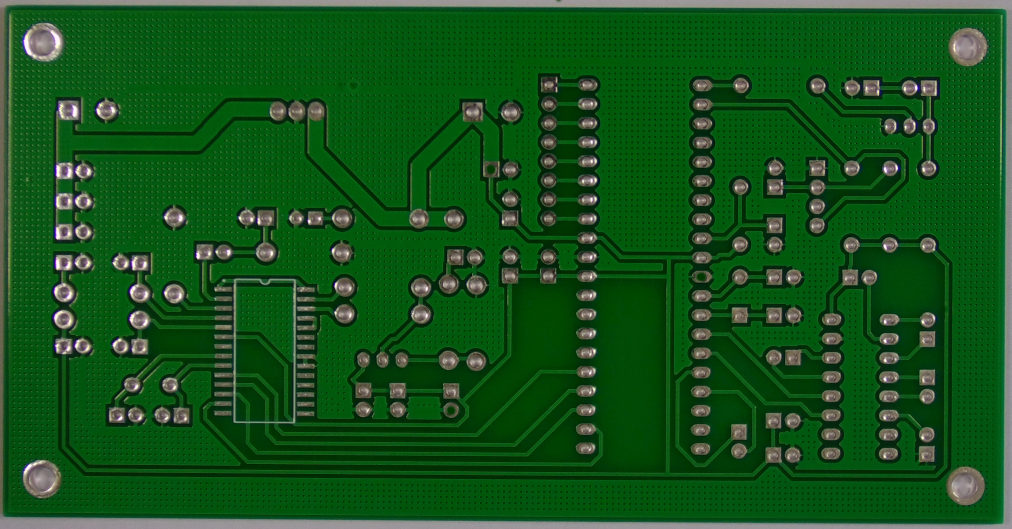
#> input picture real_images/pcb/images/01_missing_hole_06.jpg, 3034 x 1586 px (shown at 1/3 size)
$ python -i defect_detection.py   (imports and definitions only)
#> lines starting #> are read from the running program, lines starting #| are printed output that depends on the picture; after the words box and inside, x2 and y2 are one past the last pixel; in counts of white or black regions, pixels touching at a corner belong together
#> further down, picture is the input picture: shape (1586, 3034, 3); mean B, G, R 27.3, 83.6, 20.8
import cv2
import numpy as np
from scipy import ndimage
from skimage import measure, feature
from skimage.filters import threshold_otsu, threshold_local

class DefectDetector:
    def __init__(self):
        pass

    # [222 lines left out: functions detect_scratches, detect_dents, detect_bumps, detect_stains, not called in this run]

    def detect_color_defects(self, image, reference_image=None, **kwargs):
        """
        检测颜色缺陷（色差、褪色等）

        Args:
            image: 输入图像
            reference_image: 参考图像
            **kwargs: 检测参数

        Returns:
            颜色缺陷检测结果
        """
        if len(image.shape) == 3:
            gray = cv2.cvtColor(image, cv2.COLOR_BGR2GRAY)
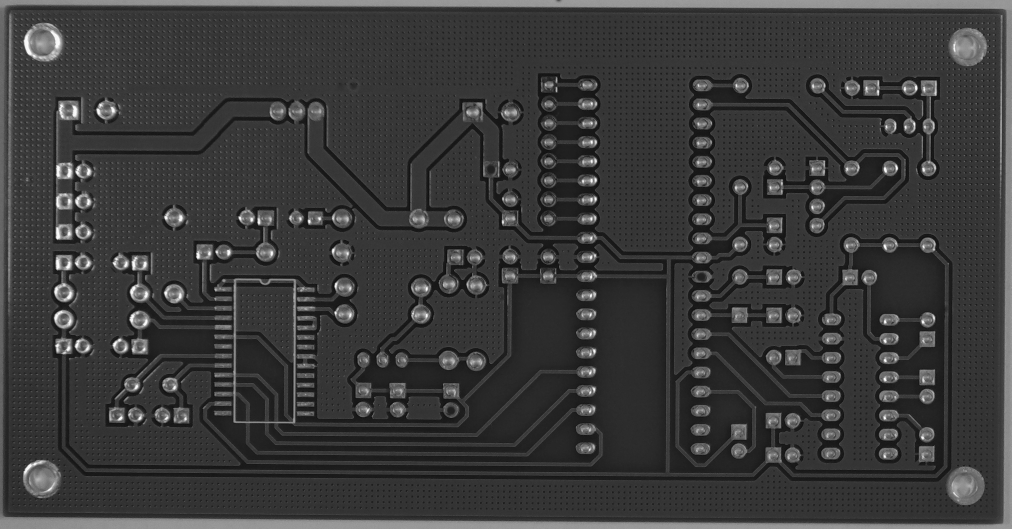
#> gray: shape (1586, 3034) (shown at 1/3 size); min 5, max 255, mean 58.4
        else:
            gray = image

        if reference_image is not None:
            if len(reference_image.shape) == 3:
                ref_gray = cv2.cvtColor(reference_image, cv2.COLOR_BGR2GRAY)
            else:
                ref_gray = reference_image

            # 计算差异
            diff = cv2.absdiff(gray, ref_gray)
        else:
            # 使用局部标准差检测颜色变化
            kernel_size = kwargs.get('kernel_size', 15)
            mean = cv2.GaussianBlur(gray, (kernel_size, kernel_size), 0)
            diff = cv2.absdiff(gray, mean)
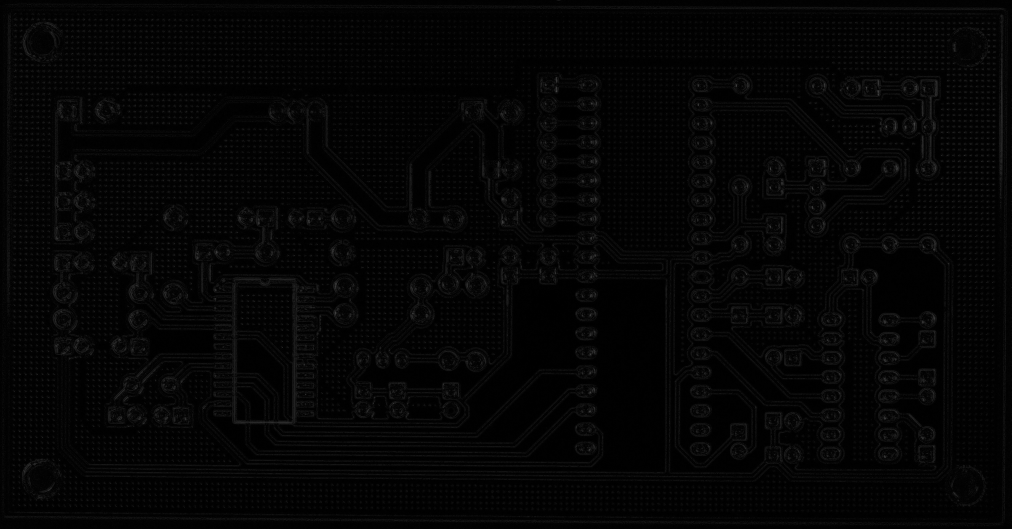
#> diff: shape (1586, 3034) (shown at 1/3 size); min 0, max 86, mean 4.8

        # 阈值处理
        threshold = kwargs.get('threshold', 30)
        _, binary = cv2.threshold(diff, threshold, 255, cv2.THRESH_BINARY)
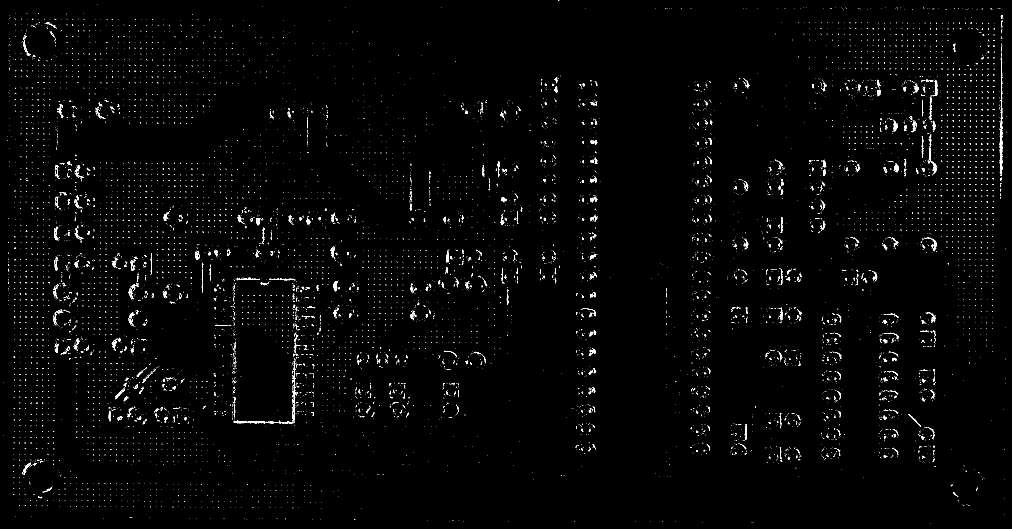
#> binary: shape (1586, 3034) (shown at 1/3 size); 1.1% white in thin lines or dots

        # 形态学操作
        kernel = cv2.getStructuringElement(cv2.MORPH_ELLIPSE, (5, 5))
        binary = cv2.morphologyEx(binary, cv2.MORPH_OPEN, kernel)
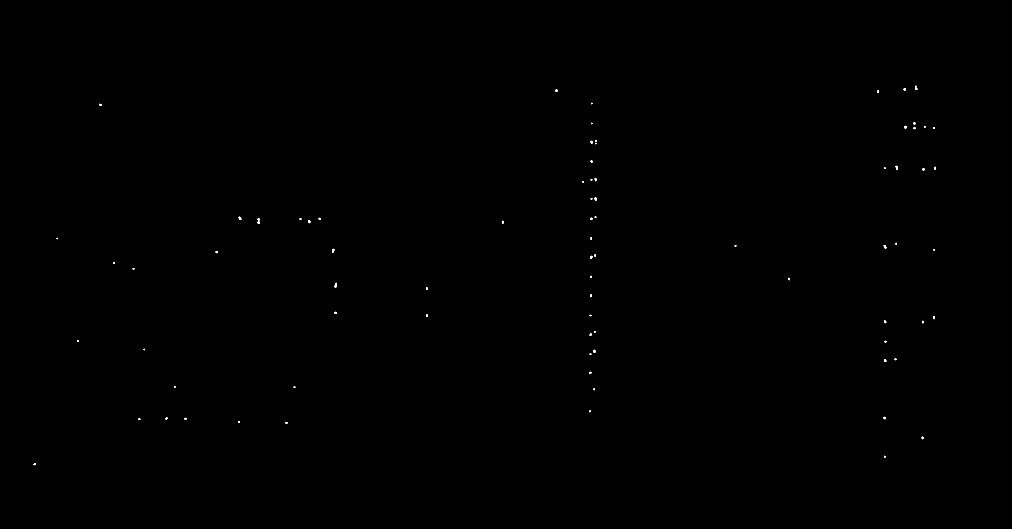
#> binary: shape (1586, 3034) (shown at 1/3 size); 0.05% white; 82 white regions (19 under 20 px)

        # 查找轮廓
        contours, _ = cv2.findContours(binary, cv2.RETR_EXTERNAL, cv2.CHAIN_APPROX_SIMPLE)
#> contours = 82 contours, 42 with area under 20; largest, box (x1, y1, x2, y2) and area: (1004, 848, 1011, 863) 55, (996, 746, 1003, 758) 46, (2687, 497, 2694, 510) 45, (716, 650, 724, 660) 43, (924, 660, 931, 670) 40

        # 过滤缺陷区域
        min_area = kwargs.get('min_area', 50)

        defects = []
        for contour in contours:
            area = cv2.contourArea(contour)
            if area >= min_area:
                x, y, w, h = cv2.boundingRect(contour)
                defects.append({
                    'x': x,
                    'y': y,
                    'width': w,
                    'height': h,
                    'area': area,
                    'type': 'color_defect'
                })
#> this loop made 82 passes
#> (area, x, y, w, h) on pass 32: (55, 1004, 848, 7, 15)
#> area on passes 1, 3, 8, 9, 14, 15: 20, 31, 22, 29.5, 20, 33
#> after the loop, defects = 1 item

        return defects

    # [420 lines left out: functions detect_texture_defects, detect_edge_defects, detect_missing_parts, detect_welding_defects, detect_pcb_defects, detect_dimensional_defects and 1 more, not called in this run]

>>> import cv2
>>> picture = cv2.imread('../../real_images/pcb/images/01_missing_hole_06.jpg')
>>> result = DefectDetector().detect_color_defects(picture)
#> result = 1 item
